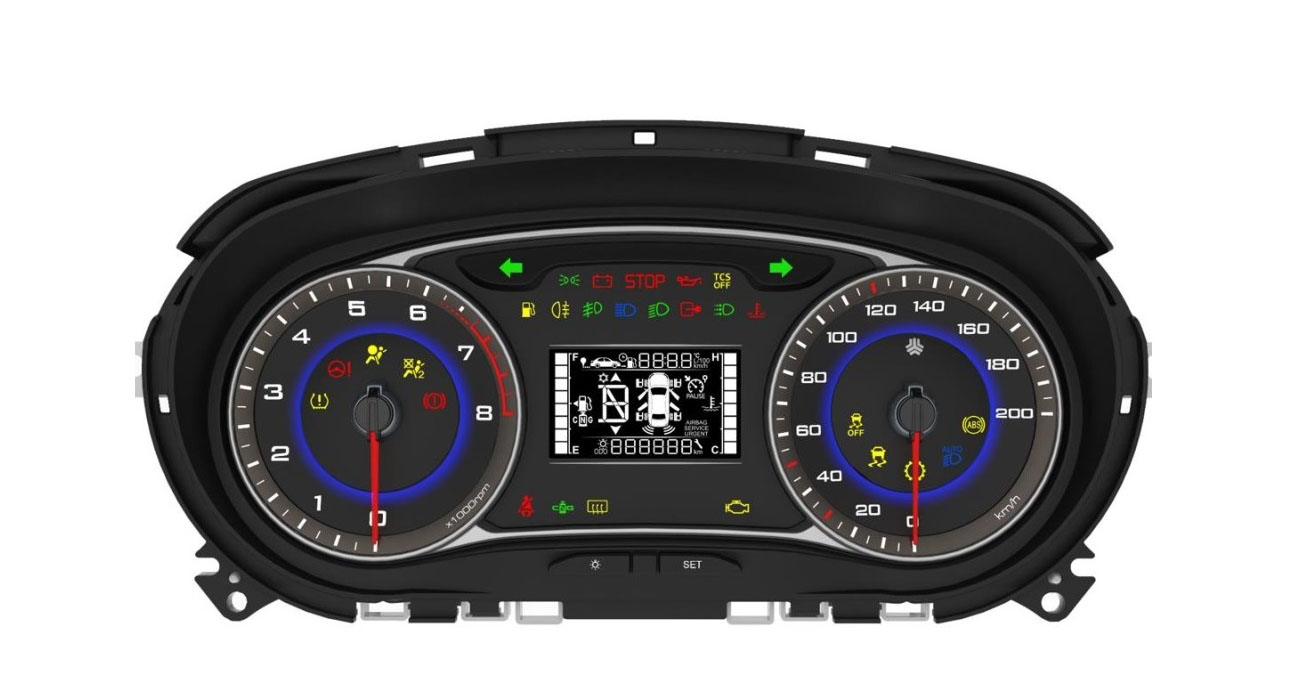
#> input picture src/image1.jpg, 1292 x 697 px
$ python main.py
#> lines starting #> are read from the running program, lines starting #| are printed output that depends on the picture; long printed decimals are rounded
import cv2
import numpy as np

# Load the images
image1 = cv2.imread('image1.jpg')
#> image1 is the input picture: shape (697, 1292, 3); mean B, G, R 156.6, 155.7, 156.3
image2 = cv2.imread('image2.jpg')
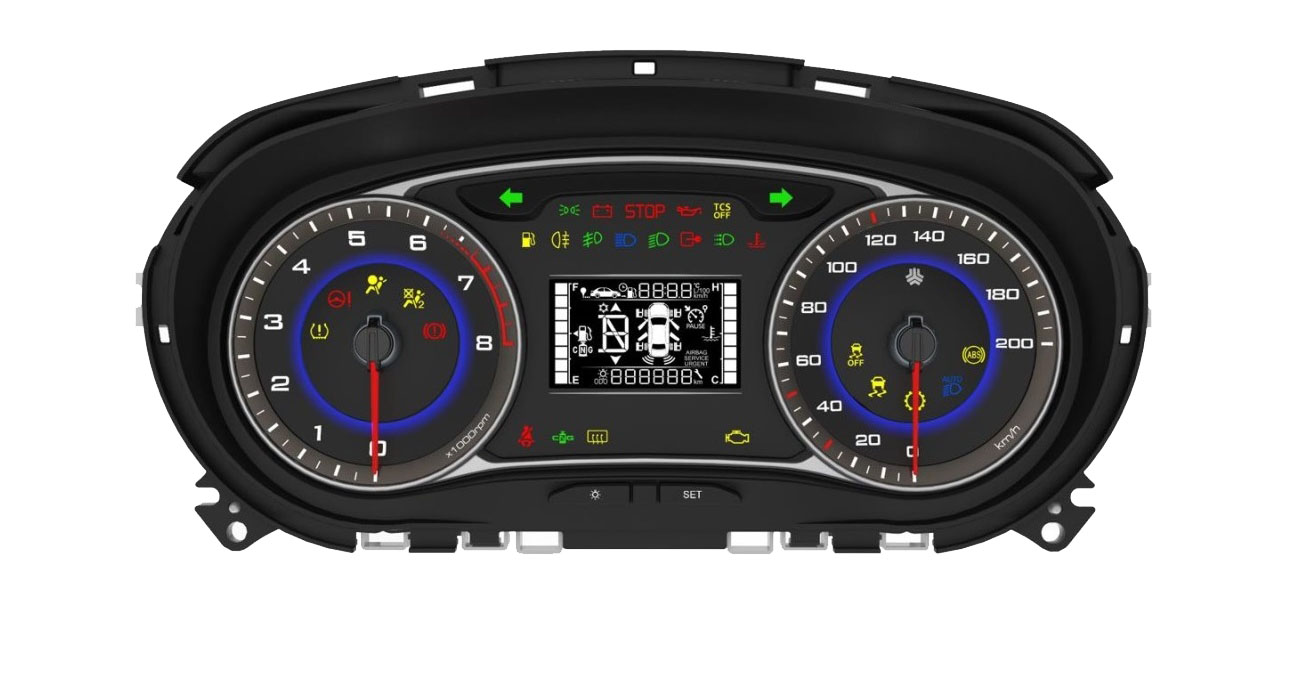
#> input picture src/image2.jpg, 1292 x 697 px
#> image2 is the input picture: shape (697, 1292, 3); mean B, G, R 156.8, 155.9, 156.5

# Convert the images to grayscale
gray_image1 = cv2.cvtColor(image1, cv2.COLOR_BGR2GRAY)
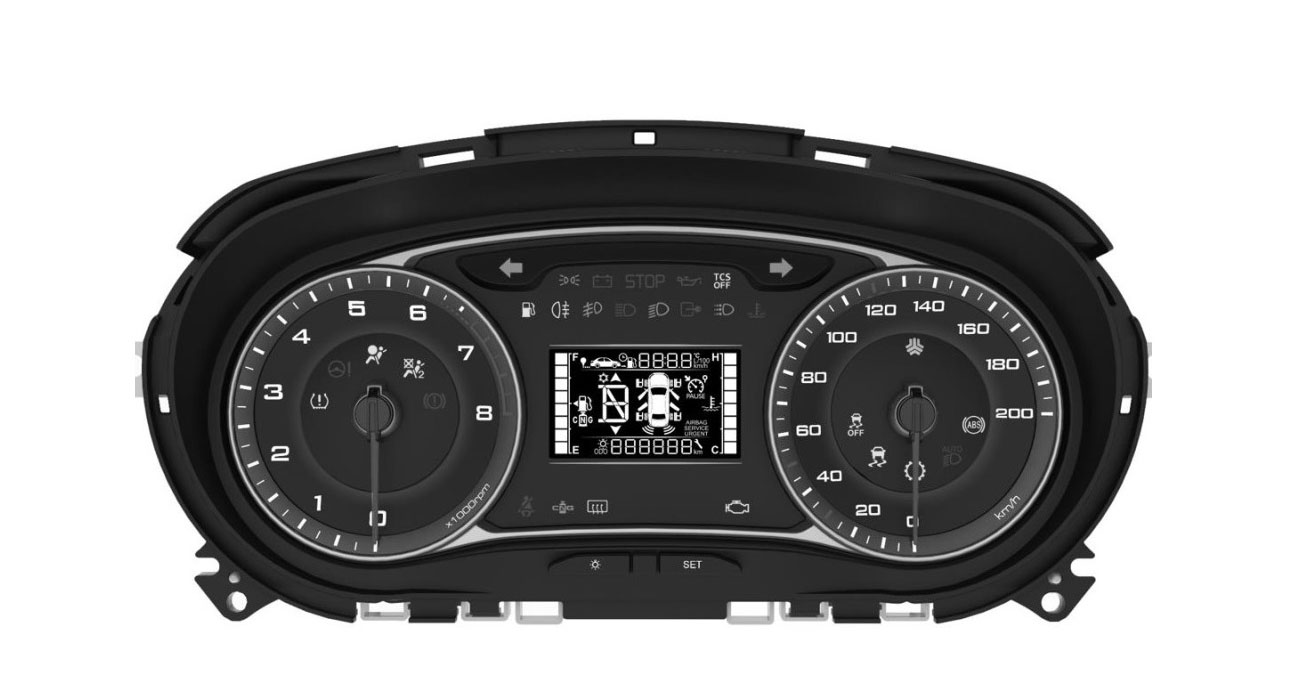
#> gray_image1: shape (697, 1292); min 0, max 255, mean 156
gray_image2 = cv2.cvtColor(image2, cv2.COLOR_BGR2GRAY)
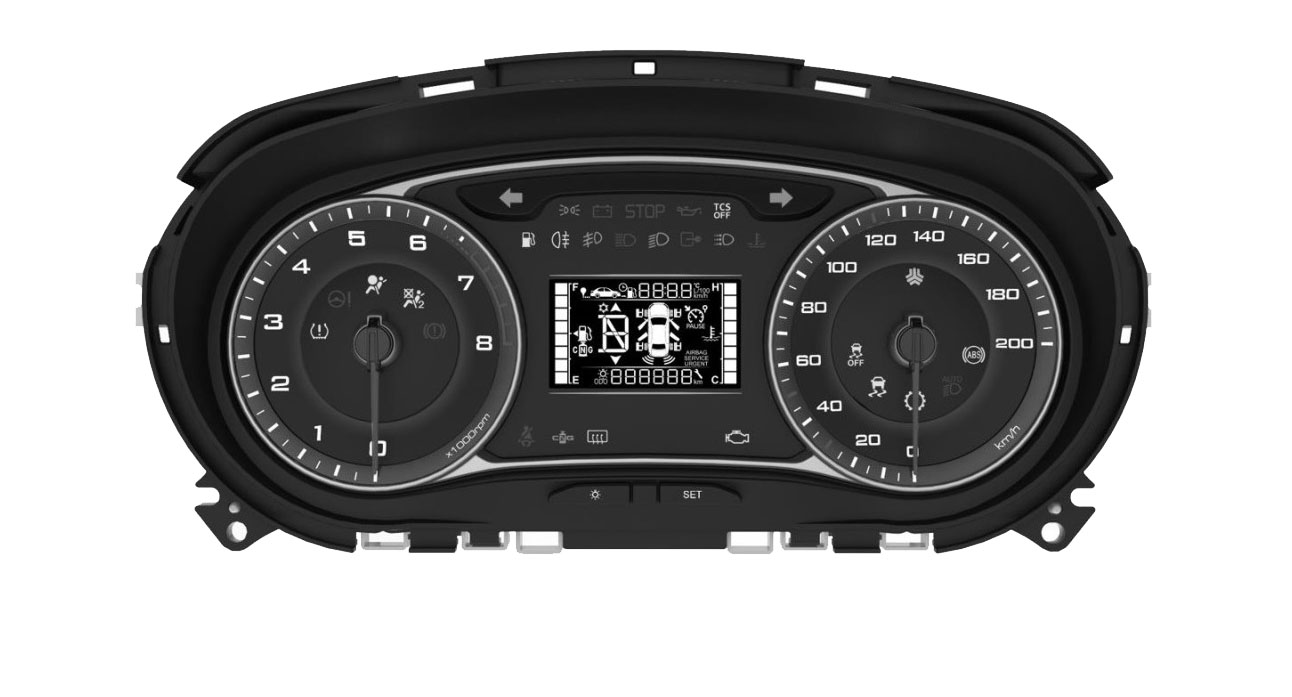
#> gray_image2: shape (697, 1292); min 0, max 255, mean 156.2

# Calculate the average pixel values for each image
average_pixel_value_image1 = np.mean(gray_image1)
#> average_pixel_value_image1 = 156
average_pixel_value_image2 = np.mean(gray_image2)
#> average_pixel_value_image2 = 156.2

# Display the average pixel values
print('Average pixel value for image 1:', average_pixel_value_image1)
#| Average pixel value for image 1: 156.007
print('Average pixel value for image 2:', average_pixel_value_image2)
#| Average pixel value for image 2: 156.192

# Compare the average pixel values
if average_pixel_value_image1 > average_pixel_value_image2:
    print('Image 1 has a higher average pixel value.')
elif average_pixel_value_image1 < average_pixel_value_image2:
    print('Image 2 has a higher average pixel value.')
else:
    print('The average pixel values of both images are equal.')
